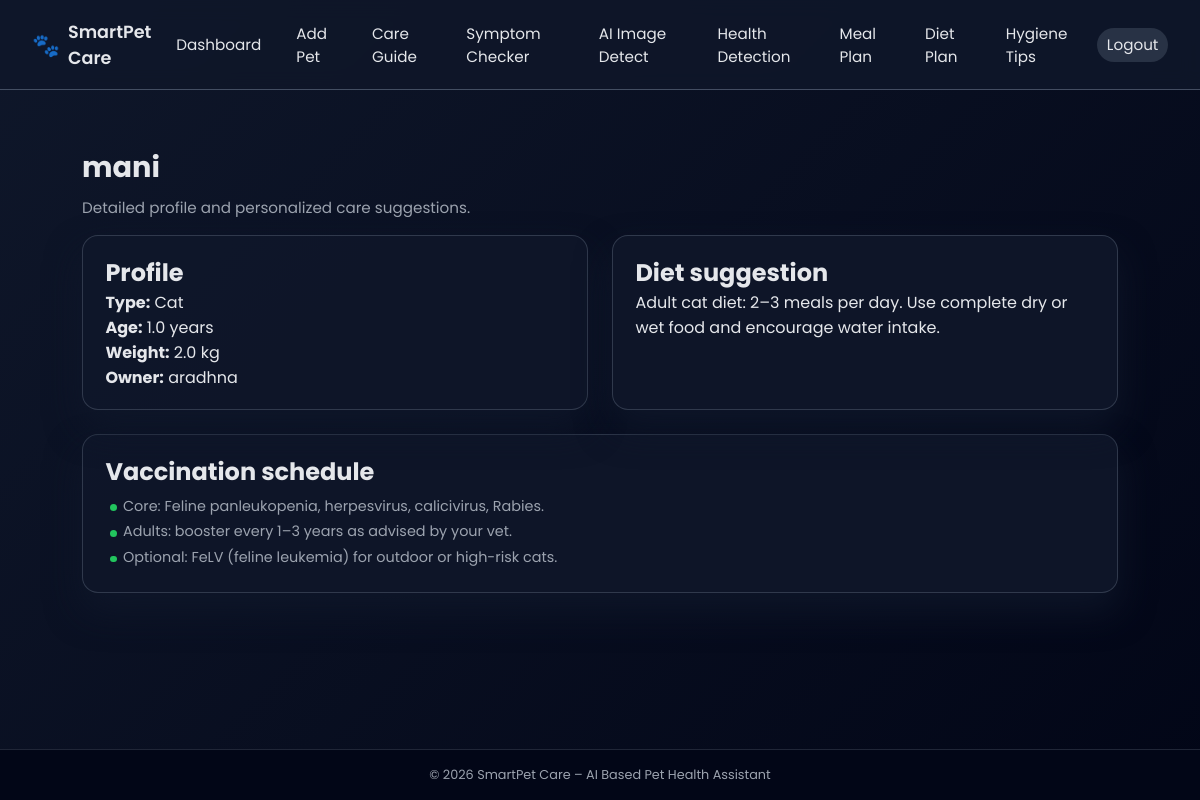
The page /pet/2 (signed in) on the database its author committed.
### backend/app.py (models this page shows, shortened)
class Pet(db.Model):
    id = db.Column(db.Integer, primary_key=True)
    name = db.Column(db.String(80), nullable=False)
    species = db.Column(db.String(20), nullable=False)
    age_years = db.Column(db.Float, nullable=False)
    weight_kg = db.Column(db.Float, nullable=False)
    created_at = db.Column(db.DateTime, default=datetime.utcnow)
    owner_id = db.Column(db.Integer, db.ForeignKey("user.id"), nullable=False)

class User(UserMixin, db.Model):
    id = db.Column(db.Integer, primary_key=True)
    username = db.Column(db.String(80), unique=True, nullable=False)
    email = db.Column(db.String(120), unique=True, nullable=False)
    password_hash = db.Column(db.String(255), nullable=False)
    created_at = db.Column(db.DateTime, default=datetime.utcnow)
    pets = db.relationship("Pet", backref="owner", lazy=True)

### backend/app.py (the view)
@app.route("/pet/<int:pet_id>")
@login_required
def pet_detail(pet_id):
    pet = Pet.query.filter_by(id=pet_id, owner_id=current_user.id).first_or_404()
    diet = suggest_diet(pet.species, pet.age_years, pet.weight_kg)
    vaccinations = get_vaccination_schedule(pet.species, pet.age_years)
    return render_template(
        "pet_detail.html",
        pet=pet,
        diet=diet,
        vaccinations=vaccinations,
    )

### backend/ai_utils.py (called while the page is built, shortened)
def suggest_diet(species: str, age_years: float, weight_kg: float) -> str:
    species = species.lower()
    if species == "cat":
        if age_years < 1:
            return "Kitten diet: 3–4 small meals of kitten-specific food, rich in protein and fat."
        if age_years < 7:
            return "Adult cat diet: 2–3 meals per day. Use complete dry or wet food and encourage water intake."
        return "Senior cat diet: controlled calories, kidney-friendly food if advised by vet, and regular health checks."

### backend/app.py (called while the page is built)
@login_manager.user_loader
def load_user(user_id):
    return User.query.get(int(user_id))

### backend/templates/pet_detail.html (shortened to what this page needs)
{% extends "base.html" %}
{% block content %}
<section class="page-header">
    <h1>{{ pet.name }}</h1>
    <p class="subtitle">Detailed profile and personalized care suggestions.</p>
</section>
<section class="grid grid-2">
    <article class="card">
        <h2>Profile</h2>
        <p><strong>Type:</strong> {{ pet.species|capitalize }}</p>
        <p><strong>Age:</strong> {{ "%.1f"|format(pet.age_years) }} years</p>
        <p><strong>Weight:</strong> {{ "%.1f"|format(pet.weight_kg) }} kg</p>
        <p><strong>Owner:</strong> {{ current_user.username }}</p>
    </article>
    <article class="card">
        <h2>Diet suggestion</h2>
        <p>{{ diet }}</p>
    </article>
</section>
<section class="card card-wide">
    <h2>Vaccination schedule</h2>
    <ul class="bullet-list">
        {% for item in vaccinations %}
            <li>{{ item }}</li>
        {% endfor %}
    </ul>
</section>
{% endblock %}

### backend/static/css/style.css (style rules this page uses)
*, *::before, *::after { box-sizing: border-box; margin: 0; padding: 0; }
body { font-family: "Poppins", system-ui, -apple-system, BlinkMacSystemFont, "Segoe UI", sans-serif; background: linear-gradient(135deg, #0f172a, #020617); color: #e5e7eb; min-height: 100vh; display: flex; flex-direction: column; }
.page-header { margin: 1.5rem 0 1rem; }
.page-header h1 { font-size: 1.8rem; margin-bottom: 0.4rem; }
.subtitle { color: #9ca3af; font-size: 0.95rem; margin-bottom: 0.5rem; }
.grid { display: grid; grid-template-columns: repeat(auto-fill, minmax(260px, 1fr)); gap: 1.5rem; margin-top: 1rem; }
.grid-2 { grid-template-columns: repeat(auto-fit, minmax(280px, 1fr)); }
.card { background: rgba(15, 23, 42, 0.95); border-radius: 1rem; padding: 1.2rem 1.4rem; box-shadow: 0 18px 35px rgba(15, 23, 42, 0.85); border: 1px solid rgba(148, 163, 184, 0.25); }
.card-wide { margin-top: 1.5rem; }
.bullet-list { list-style: none; margin-top: 0.4rem; font-size: 0.9rem; color: #9ca3af; }
.bullet-list li { margin-bottom: 0.3rem; position: relative; padding-left: 1.1rem; }
.bullet-list li::before { content: ""; position: absolute; left: 0.3rem; top: 0.55rem; width: 0.4rem; height: 0.4rem; border-radius: 999px; background: #22c55e; }

### rows shown on the page
Pet: name "mani", species "Cat", age_years "1.0", weight_kg "2.0"
User: username "aradhna"

### other values the page prints
{{ diet }} "Adult cat diet: 2–3 meals per day. Use complete dry or wet food and encourage water intake."
{{ item }} "Core: Feline panleukopenia, herpesvirus, calicivirus, Rabies." "Adults: booster every 1–3 years as advised by your vet." "Optional: FeLV (feline leukemia) for outdoor or high-risk cats."
{{ 2026 }} "2026"
